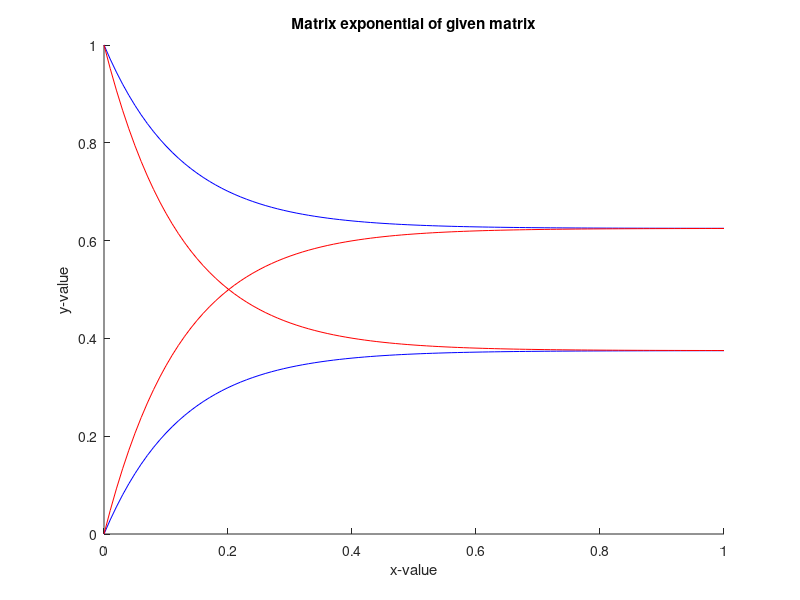
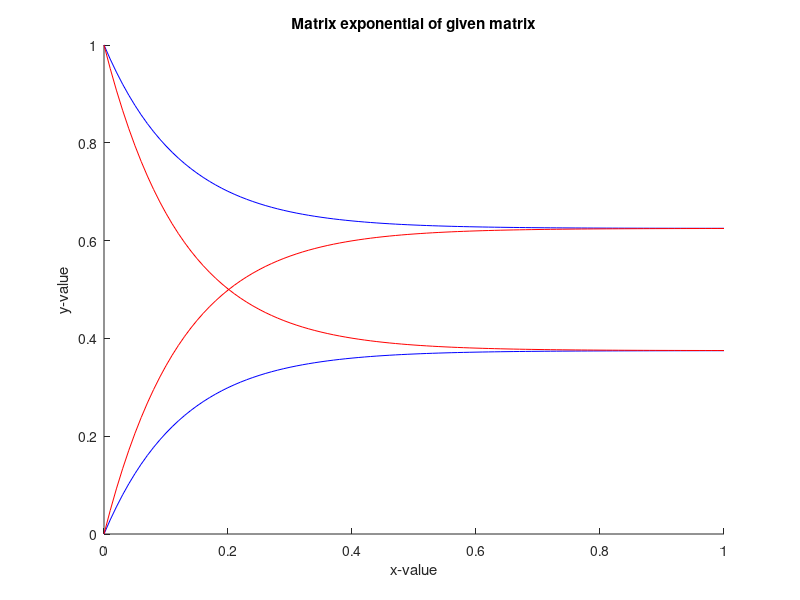

MATLAB code for these plots, in order:
#!/usr/bin/octave -qf
rows = @(x) size(x,1); 
cols = @(x) size(x,2);

M = [-3, 3 ; 5, -5];

if (rows(M) != cols(M))
    quit()
endif

Mdim = rows(M);
Melem = Mdim*Mdim;

start = 0;
count = 100;
step = 0.01;
x = [];
L = zeros(Melem,count);

for i = start:count
    x = [x, step * i];
    Mat = expm(M*(step*i));
    for j = 1:Melem
        coordi = 1 + idivide(int8(j-1), int8(Mdim), "fix");
        coordj = 1 + mod(j-1, Mdim);
        val = Mat(coordi, coordj);
        L(j, 1+i-start) = val;
    endfor
endfor



colors = ["b", "r", "g", "k", "m"];
hf = figure ();
hold on;
xlabel ("x-value");
ylabel ("y-value");
title ("Matrix exponential of given matrix");
for i = 1:Melem
    plot(x, L(i,:), colors(1 + idivide(int8(i-1), int8(Mdim), "fix")));
endfor


print uproj1.jpg
print uproj1.pdf